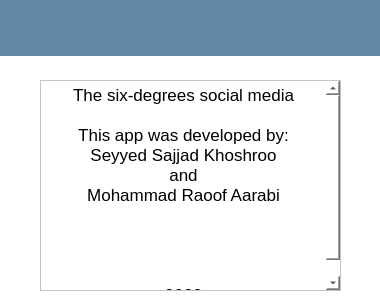
<?xml version="1.0" encoding="UTF-8"?>
<ui version="4.0">
 <class>AboutDialog</class>
 <widget class="QWidget" name="AboutDialog">
  <property name="geometry">
   <rect>
    <x>0</x>
    <y>0</y>
    <width>380</width>
    <height>308</height>
   </rect>
  </property>
  <property name="windowTitle">
   <string>Form</string>
  </property>
  <property name="styleSheet">
   <string notr="true">background-color: rgb(255, 255, 255);</string>
  </property>
  <widget class="QLabel" name="label">
   <property name="geometry">
    <rect>
     <x>-7</x>
     <y>-5</y>
     <width>391</width>
     <height>61</height>
    </rect>
   </property>
   <property name="styleSheet">
    <string notr="true">background-color: rgb(99, 137, 168);</string>
   </property>
   <property name="text">
    <string/>
   </property>
  </widget>
  <widget class="QTextBrowser" name="textBrowser">
   <property name="geometry">
    <rect>
     <x>40</x>
     <y>80</y>
     <width>301</width>
     <height>211</height>
    </rect>
   </property>
   <property name="html">
    <string>&lt;!DOCTYPE HTML PUBLIC &quot;-//W3C//DTD HTML 4.0//EN&quot; &quot;http://www.w3.org/TR/REC-html40/strict.dtd&quot;&gt;
&lt;html&gt;&lt;head&gt;&lt;meta name=&quot;qrichtext&quot; content=&quot;1&quot; /&gt;&lt;meta charset=&quot;utf-8&quot; /&gt;&lt;style type=&quot;text/css&quot;&gt;
p, li { white-space: pre-wrap; }
&lt;/style&gt;&lt;/head&gt;&lt;body style=&quot; font-family:'.AppleSystemUIFont'; font-size:13pt; font-weight:400; font-style:normal;&quot;&gt;
&lt;p align=&quot;center&quot; style=&quot; margin-top:0px; margin-bottom:0px; margin-left:0px; margin-right:0px; -qt-block-indent:0; text-indent:0px;&quot;&gt;The six-degrees social media&lt;/p&gt;
&lt;p align=&quot;center&quot; style=&quot;-qt-paragraph-type:empty; margin-top:0px; margin-bottom:0px; margin-left:0px; margin-right:0px; -qt-block-indent:0; text-indent:0px;&quot;&gt;&lt;br /&gt;&lt;/p&gt;
&lt;p align=&quot;center&quot; style=&quot; margin-top:0px; margin-bottom:0px; margin-left:0px; margin-right:0px; -qt-block-indent:0; text-indent:0px;&quot;&gt;This app was developed by:&lt;/p&gt;
&lt;p align=&quot;center&quot; style=&quot; margin-top:0px; margin-bottom:0px; margin-left:0px; margin-right:0px; -qt-block-indent:0; text-indent:0px;&quot;&gt;Seyyed Sajjad Khoshroo&lt;/p&gt;
&lt;p align=&quot;center&quot; style=&quot; margin-top:0px; margin-bottom:0px; margin-left:0px; margin-right:0px; -qt-block-indent:0; text-indent:0px;&quot;&gt;and&lt;/p&gt;
&lt;p align=&quot;center&quot; style=&quot; margin-top:0px; margin-bottom:0px; margin-left:0px; margin-right:0px; -qt-block-indent:0; text-indent:0px;&quot;&gt;Mohammad Raoof Aarabi&lt;/p&gt;
&lt;p align=&quot;center&quot; style=&quot;-qt-paragraph-type:empty; margin-top:0px; margin-bottom:0px; margin-left:0px; margin-right:0px; -qt-block-indent:0; text-indent:0px;&quot;&gt;&lt;br /&gt;&lt;/p&gt;
&lt;p align=&quot;center&quot; style=&quot;-qt-paragraph-type:empty; margin-top:0px; margin-bottom:0px; margin-left:0px; margin-right:0px; -qt-block-indent:0; text-indent:0px;&quot;&gt;&lt;br /&gt;&lt;/p&gt;
&lt;p align=&quot;center&quot; style=&quot;-qt-paragraph-type:empty; margin-top:0px; margin-bottom:0px; margin-left:0px; margin-right:0px; -qt-block-indent:0; text-indent:0px;&quot;&gt;&lt;br /&gt;&lt;/p&gt;
&lt;p align=&quot;center&quot; style=&quot;-qt-paragraph-type:empty; margin-top:0px; margin-bottom:0px; margin-left:0px; margin-right:0px; -qt-block-indent:0; text-indent:0px;&quot;&gt;&lt;br /&gt;&lt;/p&gt;
&lt;p align=&quot;center&quot; style=&quot; margin-top:0px; margin-bottom:0px; margin-left:0px; margin-right:0px; -qt-block-indent:0; text-indent:0px;&quot;&gt;2022&lt;/p&gt;&lt;/body&gt;&lt;/html&gt;</string>
   </property>
  </widget>
 </widget>
 <resources/>
 <connections/>
</ui>
